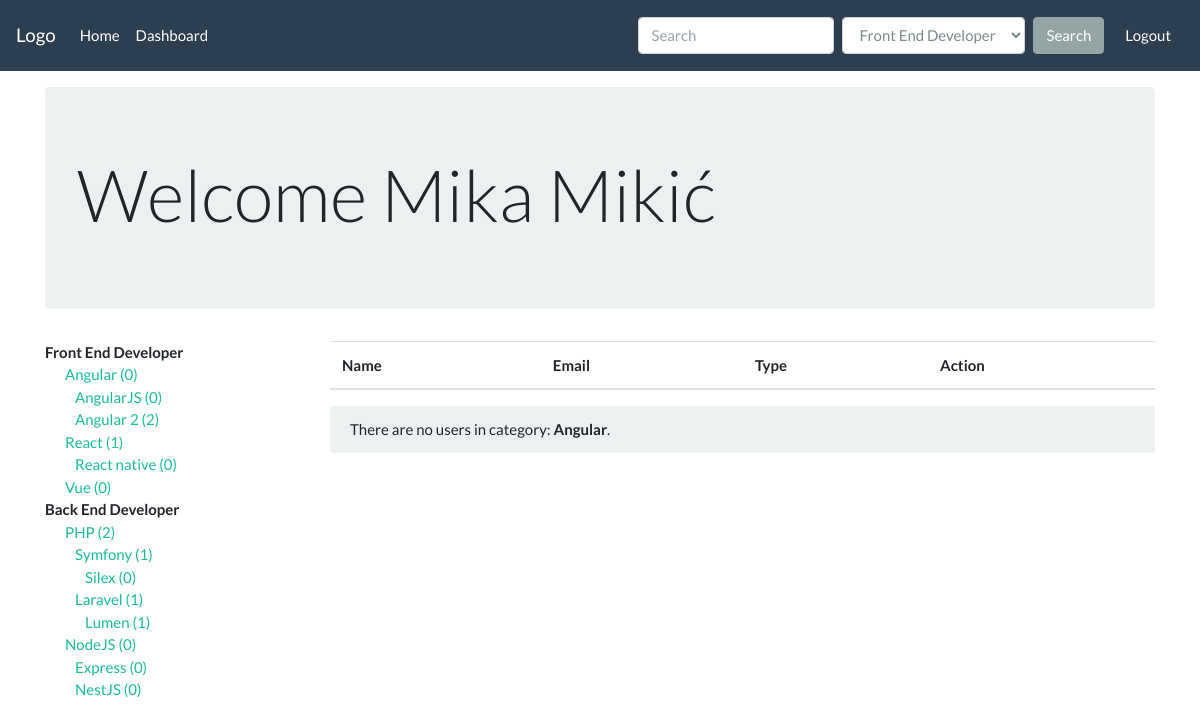
The page /dashboard.php?type=10 (signed in) on the database its author committed.
### tables this page shows
CREATE TABLE `users` (
  `id` int(11) NOT NULL,
  `user_type` varchar(10) NOT NULL,
  `name` varchar(100) NOT NULL,
  `email` varchar(100) NOT NULL,
  `password` varchar(255) NOT NULL
);

CREATE TABLE `user_type` (
  `id` int(11) NOT NULL,
  `type_id` varchar(10) NOT NULL,
  `name` varchar(50) NOT NULL
);

### db.php (called while the page is built, shortened)
<?php
  $dbConfig = new DatabaseConfig(
      Config::DB_HOST,
      Config::DB_USER,
      Config::DB_PASS,
      Config::DB_NAME
    );
  $dbConnection = new DatabaseConnection($dbConfig);

### includes/dash_search_incs.php (called while the page is built, shortened)
<?php
  $usersModel = new UsersModel($dbConnection);
  $typeModel = new UserTypeModel($dbConnection);
  $user = $usersModel->getById($_SESSION['user_id']);

### Models/Model.php (called while the page is built, shortened)
<?php
  abstract class Model {
    private $db;
    public function __construct(DatabaseConnection &$db) {
      $this->db = $db;
    }
    protected function getConnection(){
      return $this->db->getConnection();
    }
    private function tableName(): string {
      $matches= [];
      preg_match('|^.*\\\((?:[A-Z][a-z]+)+)Model$|', static::class, $matches);
      $classNameUnder = preg_replace('|[A-Z]|', '_$0', $matches[1] ?? '');
      return substr(strtolower($classNameUnder), 1);
    }
    public function getById(int $id) {
      $query = "SELECT * FROM " . $this->tableName() . " WHERE id = :id;";
      $stmt = $this->getConnection()->prepare($query);
      $result = $stmt->execute(['id' => $id]);
      $res = NULL;
      if($result) {
        $res = $stmt->fetch(PDO::FETCH_OBJ);
      }
      return $res;
    }
    public function getAll(): array {
      $query = "SELECT * FROM " . $this->tableName() . ";";
      $stmt = $this->getConnection()->prepare($query);
      $result = $stmt->execute();
      $res = [];
      if ($result){
        $res = $stmt->fetchAll(PDO::FETCH_OBJ);
      }
      return $res;
    }
    private function isValidFieldName(string $fieldName){
      return boolval(preg_match('|^[a-z][a-z_0-9]+[a-z0-9]$|', $fieldName));
    }
    public function getByFieldName(string $fieldName, $val) {
      $query = "SELECT * FROM " . $this->tableName() . " WHERE " . $fieldName . " = :val;";
      $stmt = $this->getConnection()->prepare($query);
      $result = $stmt->execute(['val' => $val]);
      $res = NULL;
      if($result) {
        $res = $stmt->fetch(PDO::FETCH_OBJ);
      }
      return $res;
    }
    public function getAllByFieldName(string $fieldName, $val) {
      $query = "SELECT * FROM " . $this->tableName() . " WHERE " . $fieldName . " = :val;";
      $stmt = $this->getConnection()->prepare($query);
      $result = $stmt->execute(['val' => $val]);
      $res = [];
      if($result) {
        $res = $stmt->fetchAll(PDO::FETCH_OBJ);
      }
      return $res;
    }
  }

### DB/DatabaseConnection.php (called while the page is built, shortened)
<?php
  class DatabaseConnection {
    private $connection;
    private $config;
    public function __construct(DatabaseConfig $dbConfig) {
      $this->config = $dbConfig;
    }
    public function getConnection(): PDO {
      if($this->connection === NULL){
        $this->connection = new PDO($this->config->getDsn(), $this->config->getUser(), $this->config->getPass());
      }
      return $this->connection;
    }
  }

### DB/DatabaseConfig.php (called while the page is built, shortened)
<?php
  class DatabaseConfig {
    private $db_host;
    private $db_user;
    private $db_name;
    private $db_pass;
    public function __construct(string $db_host, string $db_user, string $db_pass, string $db_name){
      $this->db_host = $db_host;
      $this->db_user = $db_user;
      $this->db_name = $db_name;
      $this->db_pass = $db_pass;
    }
    public function getDsn(): string {
      return "mysql:host={$this->db_host};dbname={$this->db_name};charset=utf8";
    }
    public function getUser(): string {
      return $this->db_user;
    }
    public function getPass(): string {
      return $this->db_pass;
    }
  }

### Models/UserTypeModel.php (called while the page is built, shortened)
<?php
  class UserTypeModel extends Model {
   public function getTypeNameByTypeId($typeId){
    return $this->getByFieldName("type_id", $typeId);
   }
   public function getAllTypes(): array {
     $result = $this->getAll();
     usort($result, function ($a, $b){
        return strcmp($a->type_id, $b->type_id);
     });
     return $result;
   }
  }

### Models/UsersModel.php (called while the page is built, shortened)
<?php
  class UsersModel extends Model {
    public function getAllByType(int $type): array {
      return $this->getAllByFieldName('user_type', $type);
    }
    public function countUsersByType(int $type): int {
      return count($this->getAllByType($type));
    }
  }

### dashboard.php (the view, shortened to what this page needs)
<?php require_once('includes/header.php'); ?>
<?php require_once('includes/navbar.php'); ?>
  <div class="container mt-3">
  <?php
    require_once('includes/dash_search_incs.php');
    $typeStr = htmlspecialchars($_GET['type'] ?? '');
    $types = $typeModel->getAllTypes();
  ?>
    <div class="jumbotron">
      <h1 class="display-3">Welcome <?= $user->name; ?></h1>
    </div>
    <div class="row">
      <div class="col-md-3">
        <ul class="list-unstyled">
          <?php foreach($types as $type): ?>
            <?php if (strlen($type->type_id) === 1): ?>
              <li>
                <strong><?= $type->name ?></strong>
              </li>
            <?php  else: ?>
              <li class="uvuci<?=strlen($type->type_id)?>">
                <a href="dashboard.php?type=<?= $type->type_id;?>"><?= $type->name; ?> (<?= $usersModel->countUsersByType($type->type_id); ?>)</a>
              </li>
            <?php endif; ?>
          <?php endforeach; ?>
        </ul>
      </div>
      <div class="col-md-9">
        <?php
          $users = $typeStr ? $usersModel->getAllByType($typeStr) : $usersModel->getAll();
          require_once('includes/userTable.php');
        ?>
        <?php if (empty($users)): ?>
          <div class="alert alert-light">
            There are no users in category: <strong><?= $typeModel->getTypeNameByTypeId($typeStr)->name; ?></strong>.
          </div>
        <?php endif; ?>
      </div>
    </div>
  </div>
<?php require_once('includes/footer.php'); ?>

### css/custom.css (style rules this page uses)
.uvuci2 { padding-left:20px; }
.uvuci3 { padding-left:30px; }
.uvuci4 { padding-left:40px; }

### rows shown on the page
users: name "Mika Mikić"
user_type: name "Front End Developer"
user_type: name "Angular", type_id "0"
user_type: name "AngularJS", type_id "0"
user_type: name "Angular 2", type_id "2"
user_type: name "React", type_id "1"
user_type: name "React native", type_id "0"
user_type: name "Vue", type_id "0"
user_type: name "Back End Developer"
user_type: name "PHP", type_id "2"
user_type: name "Symfony", type_id "1"
user_type: name "Silex", type_id "0"
user_type: name "Laravel", type_id "1"
user_type: name "Lumen", type_id "1"
user_type: name "NodeJS", type_id "0"
user_type: name "Express", type_id "0"
user_type: name "NestJS", type_id "0"
